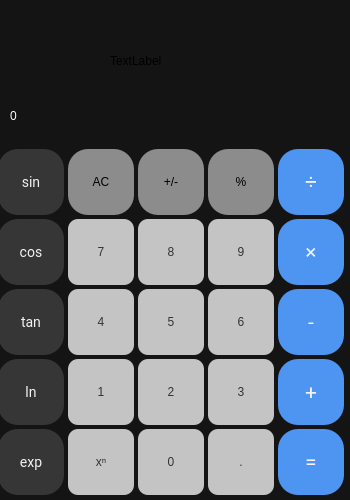
<?xml version="1.0" encoding="UTF-8"?>
<ui version="4.0">
 <class>MainWindow</class>
 <widget class="QMainWindow" name="MainWindow">
  <property name="windowModality">
   <enum>Qt::ApplicationModal</enum>
  </property>
  <property name="enabled">
   <bool>true</bool>
  </property>
  <property name="geometry">
   <rect>
    <x>0</x>
    <y>0</y>
    <width>350</width>
    <height>500</height>
   </rect>
  </property>
  <property name="minimumSize">
   <size>
    <width>350</width>
    <height>420</height>
   </size>
  </property>
  <property name="maximumSize">
   <size>
    <width>350</width>
    <height>500</height>
   </size>
  </property>
  <property name="mouseTracking">
   <bool>true</bool>
  </property>
  <property name="windowTitle">
   <string>Calculator</string>
  </property>
  <property name="windowIcon">
   <iconset resource="resources.qrc">
    <normaloff>:/new/prefix1/design/icon_logo_30x30 v2.0.png</normaloff>:/new/prefix1/design/icon_logo_30x30 v2.0.png</iconset>
  </property>
  <property name="styleSheet">
   <string notr="true">background-color: rgb(20, 20, 20);</string>
  </property>
  <widget class="QWidget" name="centralwidget">
   <widget class="QPushButton" name="pushButton_num_6">
    <property name="geometry">
     <rect>
      <x>208</x>
      <y>289</y>
      <width>66</width>
      <height>66</height>
     </rect>
    </property>
    <property name="styleSheet">
     <string notr="true">QPushButton{
color: #333333; 
font: 75 20pt &quot;Roboto&quot;;
width: 65px;
height: 65px;

background: #C4C4C4;
box-shadow: 0px 4px 4px rgba(0, 0, 0, 0.25);
border-radius: 10px;}

QPushButton:hover{
	background-color: qconicalgradient(cx:0, cy:1, angle:354.7, stop:0 rgba(196, 196, 196, 255), stop:1 rgba(255, 255, 255, 255));
}

QPushButton:pressed {
width: 67px;
height: 67px;

background: rgba(196, 196, 196, 0.64);
box-shadow: 0px 4px 4px rgba(0, 0, 0, 0.25);
border-radius: 10px;
}

</string>
    </property>
    <property name="text">
     <string>6</string>
    </property>
   </widget>
   <widget class="QLabel" name="result_label">
    <property name="geometry">
     <rect>
      <x>10</x>
      <y>100</y>
      <width>271</width>
      <height>31</height>
     </rect>
    </property>
    <property name="styleSheet">
     <string notr="true">QLabel {
	qproperty-alignment: 'AlignVCenter | AlignRight';
    font: 63 20pt &quot;Bahnschrift SemiBold&quot;;
	color: rgb(255, 255, 255);
	background-color: rgb(20, 20, 20);
}



</string>
    </property>
    <property name="text">
     <string>0</string>
    </property>
   </widget>
   <widget class="QPushButton" name="pushButton_num_5">
    <property name="geometry">
     <rect>
      <x>138</x>
      <y>289</y>
      <width>66</width>
      <height>66</height>
     </rect>
    </property>
    <property name="styleSheet">
     <string notr="true">QPushButton{
color: #333333; 
font: 75 20pt &quot;Roboto&quot;;
width: 65px;
height: 65px;

background: #C4C4C4;
box-shadow: 0px 4px 4px rgba(0, 0, 0, 0.25);
border-radius: 10px;}

QPushButton:hover{
	background-color: qconicalgradient(cx:0, cy:1, angle:354.7, stop:0 rgba(196, 196, 196, 255), stop:1 rgba(255, 255, 255, 255));
}

QPushButton:pressed {
width: 67px;
height: 67px;

background: rgba(196, 196, 196, 0.64);
box-shadow: 0px 4px 4px rgba(0, 0, 0, 0.25);
border-radius: 10px;
}

</string>
    </property>
    <property name="text">
     <string>5</string>
    </property>
   </widget>
   <widget class="QPushButton" name="pushButton_num_4">
    <property name="geometry">
     <rect>
      <x>68</x>
      <y>289</y>
      <width>66</width>
      <height>66</height>
     </rect>
    </property>
    <property name="styleSheet">
     <string notr="true">QPushButton{
color: #333333; 
font: 75 20pt &quot;Roboto&quot;;
width: 65px;
height: 65px;

background: #C4C4C4;
box-shadow: 0px 4px 4px rgba(0, 0, 0, 0.25);
border-radius: 10px;}

QPushButton:hover{
	background-color: qconicalgradient(cx:0, cy:1, angle:354.7, stop:0 rgba(196, 196, 196, 255), stop:1 rgba(255, 255, 255, 255));
}


QPushButton:pressed {
width: 67px;
height: 67px;

background: rgba(196, 196, 196, 0.64);
box-shadow: 0px 4px 4px rgba(0, 0, 0, 0.25);
border-radius:10px;
}

</string>
    </property>
    <property name="text">
     <string>4</string>
    </property>
   </widget>
   <widget class="QPushButton" name="pushButton_num_9">
    <property name="geometry">
     <rect>
      <x>208</x>
      <y>219</y>
      <width>66</width>
      <height>66</height>
     </rect>
    </property>
    <property name="styleSheet">
     <string notr="true">QPushButton{
color: #333333; 
font: 75 20pt &quot;Roboto&quot;;
width: 65px;
height: 65px;

background: #C4C4C4;
box-shadow: 0px 4px 4px rgba(0, 0, 0, 0.25);
border-radius: 10px;}

QPushButton:hover{
	background-color: qconicalgradient(cx:0, cy:1, angle:354.7, stop:0 rgba(196, 196, 196, 255), stop:1 rgba(255, 255, 255, 255));
}

QPushButton:pressed {
width: 67px;
height: 67px;

background: rgba(196, 196, 196, 0.64);
box-shadow: 0px 4px 4px rgba(0, 0, 0, 0.25);
border-radius: 10px;
}

</string>
    </property>
    <property name="text">
     <string>9</string>
    </property>
   </widget>
   <widget class="QPushButton" name="pushButton_num_7">
    <property name="geometry">
     <rect>
      <x>68</x>
      <y>219</y>
      <width>66</width>
      <height>66</height>
     </rect>
    </property>
    <property name="styleSheet">
     <string notr="true">QPushButton{
color: #333333; 
font: 75 20pt &quot;Roboto&quot;;
width: 65px;
height: 65px;

background: #C4C4C4;
box-shadow: 0px 4px 4px rgba(0, 0, 0, 0.25);
border-radius: 10px;}

QPushButton:hover{
	background-color: qconicalgradient(cx:0, cy:1, angle:354.7, stop:0 rgba(196, 196, 196, 255), stop:1 rgba(255, 255, 255, 255));
}

QPushButton:pressed {
width: 67px;
height: 67px;

background: rgba(196, 196, 196, 0.64);
box-shadow: 0px 4px 4px rgba(0, 0, 0, 0.25);
border-radius: 10px;
}

</string>
    </property>
    <property name="text">
     <string>7</string>
    </property>
   </widget>
   <widget class="QPushButton" name="pushButton_num_8">
    <property name="geometry">
     <rect>
      <x>138</x>
      <y>219</y>
      <width>66</width>
      <height>66</height>
     </rect>
    </property>
    <property name="styleSheet">
     <string notr="true">QPushButton{
color: #333333; 
font: 75 20pt &quot;Roboto&quot;;
width: 65px;
height: 65px;

background: #C4C4C4;
box-shadow: 0px 4px 4px rgba(0, 0, 0, 0.25);
border-radius: 10px;}

QPushButton:hover{
	background-color: qconicalgradient(cx:0, cy:1, angle:354.7, stop:0 rgba(196, 196, 196, 255), stop:1 rgba(255, 255, 255, 255));
}

QPushButton:pressed {
width: 67px;
height: 67px;

background: rgba(196, 196, 196, 0.64);
box-shadow: 0px 4px 4px rgba(0, 0, 0, 0.25);
border-radius: 10px;
}

</string>
    </property>
    <property name="text">
     <string>8</string>
    </property>
   </widget>
   <widget class="QPushButton" name="pushButton_percent">
    <property name="geometry">
     <rect>
      <x>208</x>
      <y>149</y>
      <width>66</width>
      <height>66</height>
     </rect>
    </property>
    <property name="styleSheet">
     <string notr="true">QPushButton{
width: 70px;
height: 70px;

background: #8C8C8C;
box-shadow: 0px 4px 4px rgba(0, 0, 0, 0.25);
border-radius: 20px;}

QPushButton:hover{
	background-color: qconicalgradient(cx:0, cy:1, angle:354.7, stop:0 rgba(140, 140, 140, 255), stop:1 rgba(255, 255, 255, 255));
}

QPushButton:pressed {
width: 70px;
height: 70px;

background: #646464;
box-shadow: 0px 4px 4px rgba(0, 0, 0, 0.25);
border-radius: 20px;

}



</string>
    </property>
    <property name="text">
     <string>%</string>
    </property>
   </widget>
   <widget class="QPushButton" name="pushButton_AC">
    <property name="geometry">
     <rect>
      <x>68</x>
      <y>149</y>
      <width>66</width>
      <height>66</height>
     </rect>
    </property>
    <property name="styleSheet">
     <string notr="true">QPushButton{
width: 70px;
height: 70px;

background: #8C8C8C;
box-shadow: 0px 4px 4px rgba(0, 0, 0, 0.25);
border-radius: 20px;}

QPushButton:hover{
	background-color: qconicalgradient(cx:0, cy:1, angle:354.7, stop:0 rgba(140, 140, 140, 255), stop:1 rgba(255, 255, 255, 255));
}

QPushButton:pressed {
width: 70px;
height: 70px;

background: #646464;
box-shadow: 0px 4px 4px rgba(0, 0, 0, 0.25);
border-radius: 20px;
}



</string>
    </property>
    <property name="text">
     <string>AC</string>
    </property>
   </widget>
   <widget class="QPushButton" name="pushButton_neg">
    <property name="geometry">
     <rect>
      <x>138</x>
      <y>149</y>
      <width>66</width>
      <height>66</height>
     </rect>
    </property>
    <property name="styleSheet">
     <string notr="true">QPushButton{
width: 70px;
height: 70px;

background: #8C8C8C;
box-shadow: 0px 4px 4px rgba(0, 0, 0, 0.25);
border-radius: 20px;}

QPushButton:hover{
	background-color: qconicalgradient(cx:0, cy:1, angle:354.7, stop:0 rgba(140, 140, 140, 255), stop:1 rgba(255, 255, 255, 255));
}


QPushButton:pressed {
width: 70px;
height: 70px;

background: #646464;
box-shadow: 0px 4px 4px rgba(0, 0, 0, 0.25);
border-radius: 20px;

}

</string>
    </property>
    <property name="text">
     <string>+/-</string>
    </property>
   </widget>
   <widget class="QPushButton" name="pushButton_div">
    <property name="geometry">
     <rect>
      <x>278</x>
      <y>149</y>
      <width>66</width>
      <height>66</height>
     </rect>
    </property>
    <property name="styleSheet">
     <string notr="true">QPushButton{
font-family: Roboto;
font-style: normal;
font-weight: 300;
font-size: 21px;
line-height: 25px;

/* identical to box height */
text-align: center;

color: #F2F2F2;

font: 75 20pt &quot;Roboto&quot;;
color:(255,255,255);
width: 70px;
height: 70px;

background: #4E95F2;
box-shadow: 0px 4px 4px rgba(0, 0, 0, 0.25);
border-radius: 20px;}

QPushButton:hover{
	background-color: qconicalgradient(cx:0, cy:1, angle:354.7, stop:0 rgba(78, 149, 242, 255), stop:1 rgba(255, 255, 255, 255));
}

QPushButton:pressed {
font: 75 20pt &quot;Roboto&quot;;
width: 70px;
height: 70px;

background: #386CB0;
box-shadow: 0px 4px 4px rgba(0, 0, 0, 0.25);
border-radius: 20px;
}

</string>
    </property>
    <property name="text">
     <string>÷</string>
    </property>
   </widget>
   <widget class="QPushButton" name="pushButton_mul">
    <property name="geometry">
     <rect>
      <x>278</x>
      <y>219</y>
      <width>66</width>
      <height>66</height>
     </rect>
    </property>
    <property name="styleSheet">
     <string notr="true">QPushButton{
font-family: Roboto;
font-style: normal;
font-weight: 300;
font-size: 21px;
line-height: 25px;

/* identical to box height */
text-align: center;

color: #F2F2F2;

font: 75 20pt &quot;Roboto&quot;;
color:(255,255,255);
width: 70px;
height: 70px;

background: #4E95F2;
box-shadow: 0px 4px 4px rgba(0, 0, 0, 0.25);
border-radius: 20px;}

QPushButton:hover{
	background-color: qconicalgradient(cx:0, cy:1, angle:354.7, stop:0 rgba(78, 149, 242, 255), stop:1 rgba(255, 255, 255, 255));
}

QPushButton:pressed {
font: 75 20pt &quot;Roboto&quot;;
width: 70px;
height: 70px;

background: #386CB0;
box-shadow: 0px 4px 4px rgba(0, 0, 0, 0.25);
border-radius: 20px;
}

</string>
    </property>
    <property name="text">
     <string>×</string>
    </property>
   </widget>
   <widget class="QPushButton" name="pushButton_minus">
    <property name="geometry">
     <rect>
      <x>278</x>
      <y>289</y>
      <width>66</width>
      <height>66</height>
     </rect>
    </property>
    <property name="styleSheet">
     <string notr="true">QPushButton{
font-family: Roboto;
font-style: normal;
font-weight: 300;
font-size: 21px;
line-height: 25px;

/* identical to box height */
text-align: center;

color: #F2F2F2;

font: 75 20pt &quot;Roboto&quot;;
color:(255,255,255);
width: 70px;
height: 70px;

background: #4E95F2;
box-shadow: 0px 4px 4px rgba(0, 0, 0, 0.25);
border-radius: 20px;}

QPushButton:hover{
	background-color: qconicalgradient(cx:0, cy:1, angle:354.7, stop:0 rgba(78, 149, 242, 255), stop:1 rgba(255, 255, 255, 255));
}

QPushButton:pressed {
font: 75 20pt &quot;Roboto&quot;;
width: 70px;
height: 70px;

background: #386CB0;
box-shadow: 0px 4px 4px rgba(0, 0, 0, 0.25);
border-radius: 20px;
}

</string>
    </property>
    <property name="text">
     <string>-</string>
    </property>
   </widget>
   <widget class="QPushButton" name="pushButton_plus">
    <property name="geometry">
     <rect>
      <x>278</x>
      <y>359</y>
      <width>66</width>
      <height>66</height>
     </rect>
    </property>
    <property name="styleSheet">
     <string notr="true">QPushButton{
font-family: Roboto;
font-style: normal;
font-weight: 300;
font-size: 21px;
line-height: 25px;

/* identical to box height */
text-align: center;

color: #F2F2F2;

font: 75 20pt &quot;Roboto&quot;;
color:(255,255,255);
width: 70px;
height: 70px;

background: #4E95F2;
box-shadow: 0px 4px 4px rgba(0, 0, 0, 0.25);
border-radius: 20px;}


QPushButton:hover{
	background-color: qconicalgradient(cx:0, cy:1, angle:354.7, stop:0 rgba(78, 149, 242, 255), stop:1 rgba(255, 255, 255, 255));
}

QPushButton:pressed {
font: 75 20pt &quot;Roboto&quot;;
width: 70px;
height: 70px;

background: #386CB0;
box-shadow: 0px 4px 4px rgba(0, 0, 0, 0.25);
border-radius: 20px;
}
</string>
    </property>
    <property name="text">
     <string>+</string>
    </property>
   </widget>
   <widget class="QPushButton" name="pushButton_calculate">
    <property name="geometry">
     <rect>
      <x>278</x>
      <y>429</y>
      <width>66</width>
      <height>66</height>
     </rect>
    </property>
    <property name="styleSheet">
     <string notr="true">QPushButton{
font-family: Roboto;
font-style: normal;
font-weight: 300;
font-size: 21px;
line-height: 25px;

/* identical to box height */
text-align: center;

color: #F2F2F2;

font: 75 20pt &quot;Roboto&quot;;
color:(255,255,255);
width: 70px;
height: 70px;

background: #4E95F2;
box-shadow: 0px 4px 4px rgba(0, 0, 0, 0.25);
border-radius: 20px;}

QPushButton:hover{
	background-color: qconicalgradient(cx:0, cy:1, angle:354.7, stop:0 rgba(78, 149, 242, 255), stop:1 rgba(255, 255, 255, 255));
}

QPushButton:pressed {
font: 75 20pt &quot;Roboto&quot;;
width: 70px;
height: 70px;

background: #386CB0;
box-shadow: 0px 4px 4px rgba(0, 0, 0, 0.25);
border-radius: 20px;
}
</string>
    </property>
    <property name="text">
     <string>=</string>
    </property>
   </widget>
   <widget class="QPushButton" name="pushButton_num_3">
    <property name="geometry">
     <rect>
      <x>208</x>
      <y>359</y>
      <width>66</width>
      <height>66</height>
     </rect>
    </property>
    <property name="styleSheet">
     <string notr="true">QPushButton{
color: #333333; 
font: 75 20pt &quot;Roboto&quot;;
width: 65px;
height: 65px;

background: #C4C4C4;
box-shadow: 0px 4px 4px rgba(0, 0, 0, 0.25);
border-radius: 10px;}

QPushButton:hover{
	background-color: qconicalgradient(cx:0, cy:1, angle:354.7, stop:0 rgba(196, 196, 196, 255), stop:1 rgba(255, 255, 255, 255));
}

QPushButton:pressed {
width: 67px;
height: 67px;

background: rgba(196, 196, 196, 0.64);
box-shadow: 0px 4px 4px rgba(0, 0, 0, 0.25);
border-radius: 10px;
}

</string>
    </property>
    <property name="text">
     <string>3</string>
    </property>
   </widget>
   <widget class="QPushButton" name="pushButton_num_1">
    <property name="geometry">
     <rect>
      <x>68</x>
      <y>359</y>
      <width>66</width>
      <height>66</height>
     </rect>
    </property>
    <property name="styleSheet">
     <string notr="true">QPushButton{
color: #333333; 
font: 75 20pt &quot;Roboto&quot;;
width: 65px;
height: 65px;

background: #C4C4C4;
box-shadow: 0px 4px 4px rgba(0, 0, 0, 0.25);
border-radius: 10px;}

QPushButton:hover{
	background-color: qconicalgradient(cx:0, cy:1, angle:354.7, stop:0 rgba(196, 196, 196, 255), stop:1 rgba(255, 255, 255, 255));
}

QPushButton:pressed {
width: 67px;
height: 67px;

background: rgba(196, 196, 196, 0.64);
box-shadow: 0px 4px 4px rgba(0, 0, 0, 0.25);
border-radius: 10px;
}

</string>
    </property>
    <property name="text">
     <string>1</string>
    </property>
   </widget>
   <widget class="QPushButton" name="pushButton_num_2">
    <property name="geometry">
     <rect>
      <x>138</x>
      <y>359</y>
      <width>66</width>
      <height>66</height>
     </rect>
    </property>
    <property name="styleSheet">
     <string notr="true">QPushButton{
color: #333333; 
font: 75 20pt &quot;Roboto&quot;;
width: 65px;
height: 65px;

background: #C4C4C4;
box-shadow: 0px 4px 4px rgba(0, 0, 0, 0.25);
border-radius: 10px;}

QPushButton:hover{
	background-color: qconicalgradient(cx:0, cy:1, angle:354.7, stop:0 rgba(196, 196, 196, 255), stop:1 rgba(255, 255, 255, 255));
}

QPushButton:pressed {
width: 67px;
height: 67px;

background: rgba(196, 196, 196, 0.64);
box-shadow: 0px 4px 4px rgba(0, 0, 0, 0.25);
border-radius: 10px;
}

</string>
    </property>
    <property name="text">
     <string>2</string>
    </property>
   </widget>
   <widget class="QPushButton" name="pushButton_dot">
    <property name="geometry">
     <rect>
      <x>208</x>
      <y>429</y>
      <width>66</width>
      <height>66</height>
     </rect>
    </property>
    <property name="styleSheet">
     <string notr="true">QPushButton{
color: #333333; 
font: 75 20pt &quot;Roboto&quot;;
width: 65px;
height: 65px;

background: #C4C4C4;
box-shadow: 0px 4px 4px rgba(0, 0, 0, 0.25);
border-radius: 10px;}


QPushButton:hover{
	background-color: qconicalgradient(cx:0, cy:1, angle:354.7, stop:0 rgba(196, 196, 196, 255), stop:1 rgba(255, 255, 255, 255));
}
QPushButton:pressed {
width: 67px;
height: 67px;

background: rgba(196, 196, 196, 0.64);
box-shadow: 0px 4px 4px rgba(0, 0, 0, 0.25);
border-radius: 10px;
}
</string>
    </property>
    <property name="text">
     <string>.</string>
    </property>
   </widget>
   <widget class="QPushButton" name="pushButton_null">
    <property name="geometry">
     <rect>
      <x>138</x>
      <y>429</y>
      <width>66</width>
      <height>66</height>
     </rect>
    </property>
    <property name="styleSheet">
     <string notr="true">QPushButton{
color: #333333; 
font: 75 20pt &quot;Roboto&quot;;
width: 65px;
height: 65px;

background: #C4C4C4;
box-shadow: 0px 4px 4px rgba(0, 0, 0, 0.25);
border-radius: 10px;}

QPushButton:hover{
	background-color: qconicalgradient(cx:0, cy:1, angle:354.7, stop:0 rgba(196, 196, 196, 255), stop:1 rgba(255, 255, 255, 255));
}

QPushButton:pressed {
width: 67px;
height: 67px;

background: rgba(196, 196, 196, 0.64);
box-shadow: 0px 4px 4px rgba(0, 0, 0, 0.25);
border-radius: 10px;
}

</string>
    </property>
    <property name="text">
     <string>0</string>
    </property>
   </widget>
   <widget class="QPushButton" name="pushButton_sin">
    <property name="geometry">
     <rect>
      <x>-2</x>
      <y>149</y>
      <width>66</width>
      <height>66</height>
     </rect>
    </property>
    <property name="styleSheet">
     <string notr="true">QPushButton{
font-family: Roboto;
font-style: normal;
font-weight: 300;
font-size: 14px;
line-height: 25px;
text-align: center;

color: #F2F2F2;
width: 70px;
height: 70px;
background: #363636;
box-shadow: 0px 4px 4px rgba(0, 0, 0, 0.25);
border-radius: 20px;}

QPushButton:hover{
	background-color: qconicalgradient(cx:0, cy:1, angle:354.7, stop:0 rgba(54, 54, 54, 255), stop:1 rgba(255, 255, 255, 255));
}

QPushButton:pressed{
width: 70px;
height: 70px;

background: #777777;
box-shadow: 0px 4px 4px rgba(0, 0, 0, 0.25);
border-radius: 20px;
}




</string>
    </property>
    <property name="text">
     <string>sin</string>
    </property>
   </widget>
   <widget class="QPushButton" name="pushButton_cos">
    <property name="geometry">
     <rect>
      <x>-2</x>
      <y>219</y>
      <width>66</width>
      <height>66</height>
     </rect>
    </property>
    <property name="styleSheet">
     <string notr="true">QPushButton{

font-family: Roboto;
font-style: normal;
font-weight: 300;
font-size: 14px;
line-height: 25px;

/* identical to box height */
text-align: center;

color: #F2F2F2;
width: 70px;
height: 70px;
background: #363636;
box-shadow: 0px 4px 4px rgba(0, 0, 0, 0.25);
border-radius: 20px;}
QPushButton:hover{
	background-color: qconicalgradient(cx:0, cy:1, angle:354.7, stop:0 rgba(54, 54, 54, 255), stop:1 rgba(255, 255, 255, 255));
}
QPushButton:pressed{
width: 70px;
height: 70px;

background: #777777;
box-shadow: 0px 4px 4px rgba(0, 0, 0, 0.25);
border-radius: 20px;
}
</string>
    </property>
    <property name="text">
     <string>cos</string>
    </property>
   </widget>
   <widget class="QPushButton" name="pushButton_tan">
    <property name="geometry">
     <rect>
      <x>-2</x>
      <y>289</y>
      <width>66</width>
      <height>66</height>
     </rect>
    </property>
    <property name="styleSheet">
     <string notr="true">QPushButton{

font-family: Roboto;
font-style: normal;
font-weight: 300;
font-size: 14px;
line-height: 25px;

/* identical to box height */
text-align: center;

color: #F2F2F2;
width: 70px;
height: 70px;
background: #363636;
box-shadow: 0px 4px 4px rgba(0, 0, 0, 0.25);
border-radius: 20px;}

QPushButton:hover{
	background-color: qconicalgradient(cx:0, cy:1, angle:354.7, stop:0 rgba(54, 54, 54, 255), stop:1 rgba(255, 255, 255, 255));
}

QPushButton:pressed{
width: 70px;
height: 70px;

background: #777777;
box-shadow: 0px 4px 4px rgba(0, 0, 0, 0.25);
border-radius: 20px;
}
</string>
    </property>
    <property name="text">
     <string>tan</string>
    </property>
   </widget>
   <widget class="QPushButton" name="pushButton_ln">
    <property name="geometry">
     <rect>
      <x>-2</x>
      <y>359</y>
      <width>66</width>
      <height>66</height>
     </rect>
    </property>
    <property name="styleSheet">
     <string notr="true">QPushButton{

font-family: Roboto;
font-style: normal;
font-weight: 300;
font-size: 14px;
line-height: 25px;

/* identical to box height */
text-align: center;

color: #F2F2F2;
width: 70px;
height: 70px;
background: #363636;
box-shadow: 0px 4px 4px rgba(0, 0, 0, 0.25);
border-radius: 20px;}

QPushButton:hover{
	background-color: qconicalgradient(cx:0, cy:1, angle:354.7, stop:0 rgba(54, 54, 54, 255), stop:1 rgba(255, 255, 255, 255));
}

QPushButton:pressed{
width: 70px;
height: 70px;

background: #777777;
box-shadow: 0px 4px 4px rgba(0, 0, 0, 0.25);
border-radius: 20px;
}</string>
    </property>
    <property name="text">
     <string>ln</string>
    </property>
   </widget>
   <widget class="QPushButton" name="pushButton_exp">
    <property name="geometry">
     <rect>
      <x>-2</x>
      <y>429</y>
      <width>66</width>
      <height>66</height>
     </rect>
    </property>
    <property name="styleSheet">
     <string notr="true">QPushButton{

font-family: Roboto;
font-style: normal;
font-weight: 300;
font-size: 14px;
line-height: 25px;

/* identical to box height */
text-align: center;

color: #F2F2F2;
width: 70px;
height: 70px;
background: #363636;
box-shadow: 0px 4px 4px rgba(0, 0, 0, 0.25);
border-radius: 20px;}

QPushButton:hover{
	background-color: qconicalgradient(cx:0, cy:1, angle:354.7, stop:0 rgba(54, 54, 54, 255), stop:1 rgba(255, 255, 255, 255));
}

QPushButton:pressed{
width: 70px;
height: 70px;

background: #777777;
box-shadow: 0px 4px 4px rgba(0, 0, 0, 0.25);
border-radius: 20px;
}
</string>
    </property>
    <property name="text">
     <string>exp</string>
    </property>
   </widget>
   <widget class="QPushButton" name="pushButton_pow">
    <property name="geometry">
     <rect>
      <x>68</x>
      <y>429</y>
      <width>66</width>
      <height>66</height>
     </rect>
    </property>
    <property name="styleSheet">
     <string notr="true">QPushButton{
color: #333333; 
font: 75 20pt &quot;Roboto&quot;;
width: 65px;
height: 65px;

background: #C4C4C4;
box-shadow: 0px 4px 4px rgba(0, 0, 0, 0.25);
border-radius: 10px;}

QPushButton:hover{
	background-color: qconicalgradient(cx:0, cy:1, angle:354.7, stop:0 rgba(196, 196, 196, 255), stop:1 rgba(255, 255, 255, 255));
}

QPushButton:pressed {
width: 67px;
height: 67px;

background: rgba(196, 196, 196, 0.64);
box-shadow: 0px 4px 4px rgba(0, 0, 0, 0.25);
border-radius: 10px;
}

</string>
    </property>
    <property name="text">
     <string>xⁿ</string>
    </property>
   </widget>
   <widget class="QPushButton" name="Vasya">
    <property name="geometry">
     <rect>
      <x>290</x>
      <y>90</y>
      <width>41</width>
      <height>51</height>
     </rect>
    </property>
    <property name="styleSheet">
     <string notr="true">QPushButton{
	image: url(:/new/prefix1/design/Unionback_space2.png);
width: 66px;
height: 66px;

opacity: 0.1;
filter: drop-shadow(0px 4px 4px rgba(0, 0, 0, 0.25));
border-radius: 20px;
}

QPushButton:pressed {
	image: url(:/new/prefix1/design/Unionback_space_gray.png);
}</string>
    </property>
    <property name="text">
     <string/>
    </property>
   </widget>
   <widget class="QLabel" name="label1">
    <property name="geometry">
     <rect>
      <x>110</x>
      <y>40</y>
      <width>211</width>
      <height>41</height>
     </rect>
    </property>
    <property name="text">
     <string>TextLabel</string>
    </property>
   </widget>
  </widget>
 </widget>
 <resources>
  <include location="resources.qrc"/>
 </resources>
 <connections/>
</ui>
